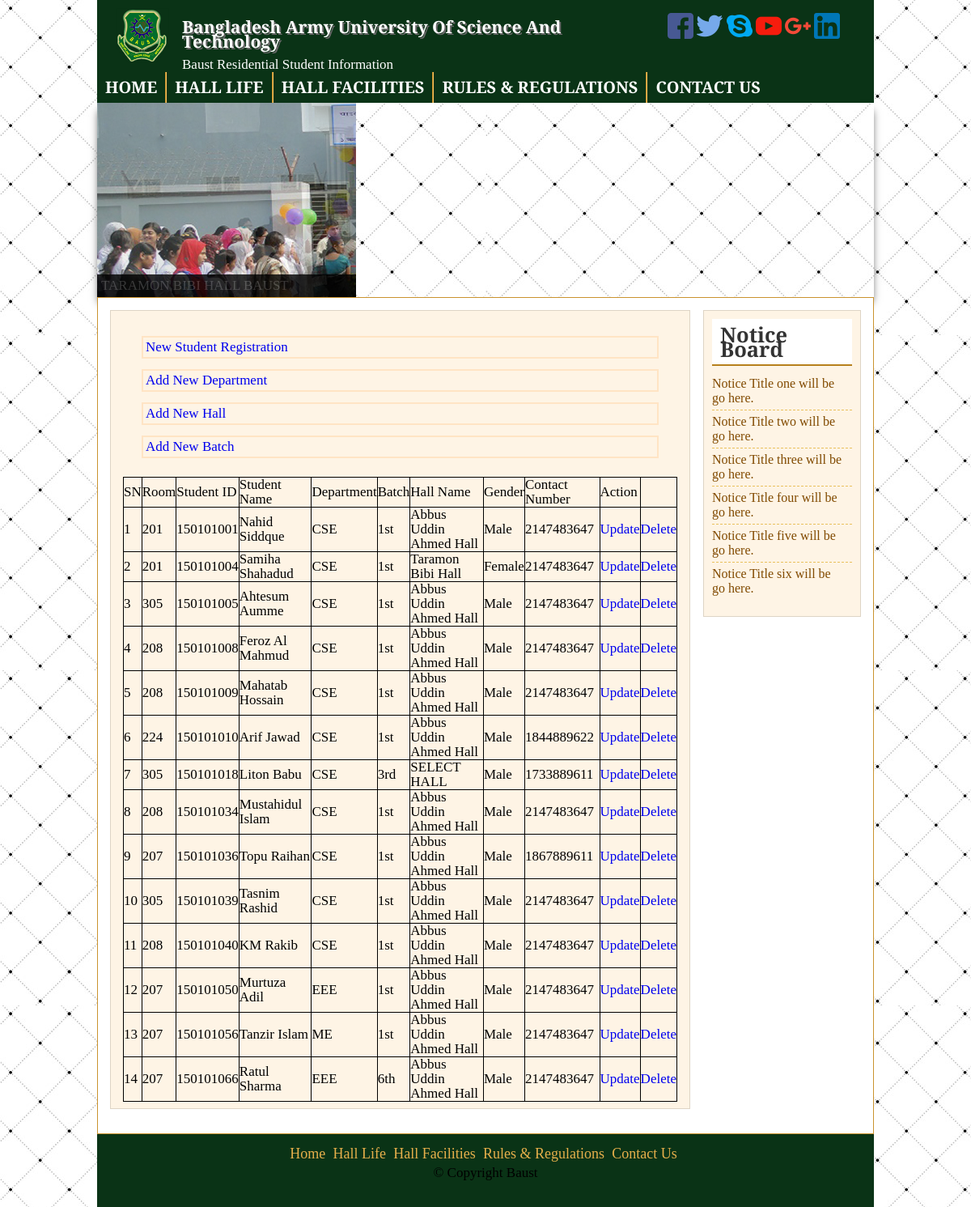
The app's page /admin.php with its own data.
### tables this page shows
CREATE TABLE IF NOT EXISTS `mydb` (
  `room_no` int(4) NOT NULL,
  `student_id` int(9) NOT NULL,
  `student_name` varchar(30) NOT NULL,
  `department` varchar(20) NOT NULL,
  `batch` varchar(10) NOT NULL,
  `hall_name` varchar(30) NOT NULL,
  `gender` varchar(10) NOT NULL,
  `phone_number` int(13) NOT NULL,
  `address` varchar(100) NOT NULL,
  `id` int(11) NOT NULL AUTO_INCREMENT,
  PRIMARY KEY (`id`)
);

### admin.php (the view, shortened to what this page needs)
<!DOCTYPE html>
<html>
<head>
<link rel="stylesheet" href="css/nivo-slider.css" type="text/css" media="screen" />
<link rel="stylesheet" type="text/css" href="style.css">
</head>
<body>
<div class="headersection templete clear">
<div class="logo">
	<img src="images/logo.png" alt="Logo"/>
	<h2>Bangladesh Army University Of Science And Technology</h2>
	<p>Baust Residential Student Information</p>
</div>
<div class="social">
	<a href="#"><img src="images/social/facebook.png" alt="Facebook"/></a>
	<a href="#"><img src="images/social/twitter.png" alt="Twitter"/></a>
	<a href="#"><img src="images/social/skype.png" alt="Skype"/></a>
	<a href="#"><img src="images/social/youtube.png" alt="youtube"/></a>
	<a href="#"><img src="images/social/googleplus.png" alt="Googleplus"/></a>
	<a href="#"><img src="images/social/linkedin.png" alt="LinkedIn"/></a>
</div>
</div>
<div class="navsection templete clear">
<ul>
	<li><a href="admin.php">HOME</a></li>
	<li><a href="halllife.php">HALL LIFE</a></li>
	<li><a href="facilities.php">HALL FACILITIES</a></li>
	<li><a href="rules.php">RULES & REGULATIONS</a></li>
	<li><a href="contact.php">CONTACT US</a></li>
</ul>
</div>
<div class="slidersection templete clear">
	<div id="slider">
           <a href="#"><img src="images/slideshow/01.jpg" alt="nature 1" title="ABBUS UDDIN AHMED HALL BAUST" /></a>
        </div>
</div>
<div class="contentsection contemplete clear">
	<div class="maincontent clear meee">
			        	<ul>
			        		<li class="btn mybtn"><a class="btn btn-success" href="registration.php">New Student Registration</a></li>
			        		<li class="btn mybtn"><a class="btn btn-success" href="dept.php">Add New Department</a></li>
			        		<li class="btn mybtn"><a class="btn btn-success" href="hall.php">Add New Hall</a></li>
			        		<li class="btn mybtn"><a class="btn btn-success" href="batch.php">Add New Batch</a></li>
			        	</ul>
			<?php
			include 'db_connect.php';
			    $sql = "SELECT * FROM mydb ORDER BY student_id ASC";
			    $query = mysqli_query($con,$sql);
				$count = mysqli_num_rows($query);
			    if ($count  != 0 ) {
			    while ($row = mysqli_fetch_assoc($query))
			    {
			        $student_detail[] = $row;
			    }
			    $i = 0;
			?>
			<table class="table">
				<tr class="success">
					<td>SN</td>
					<td>Room</td>
					<td>Student ID</td>
					<td>Student Name</td>
					<td>Department</td>
					<td>Batch</td>
					<td>Hall Name</td>
					<td>Gender</td>
					<td>Contact Number</td>
					<td>Action</td>
				</tr>
				<?php foreach ($student_detail as $studest) {
				        $i = $i+1;
				    ?>
				<tr>
					<td><?php echo $i; ?></td>
					<td><?php echo $studest['room_no']; ?></td>
					<td><?php echo $studest['student_id']; ?></td>
					<td><?php echo $studest['student_name']; ?></td>
					<td><?php echo $studest['department']; ?></td>
					<td><?php echo $studest['batch']; ?></td>
					<td><?php echo $studest['hall_name']; ?></td>
					<td><?php echo $studest['gender']; ?></td>
					<td><?php echo $studest['phone_number']; ?></td>
					<td>
						<a href="update.php?id=<?php echo $studest['student_id']; ?>">Update</a>
					</td>
					<td>
					<a href="delete.php?id=<?php echo $studest['student_id']; ?>">Delete</a>
					</td>
				</tr><?php }} ?>
			</table>
	</div>
	<div class="sidebar clear">
		<div class="samesidebar clear">
			<h2>Notice Board</h2>
		<ul>
			<li><a href="ntc1.php">Notice Title one will be go here.</a></li>
			<li><a href="ntc1.php">Notice Title two will be go here.</a></li>
			<li><a href="ntc1.php">Notice Title three will be go here.</a></li>
			<li><a href="ntc1.php">Notice Title four will be go here.</a></li>
			<li><a href="ntc1.php">Notice Title five will be go here.</a></li>
			<li><a href="ntc1.php">Notice Title six will be go here.</a></li>
		</ul>
		</div>
	</div>
</div>
<div class="footersection templete clear">
<div class="footermenu">
<ul>
	<li><a href="admin.php">Home</a></li>
	<li><a href="halllife.php">Hall Life</a></li>
	<li><a href="facilities.php">Hall Facilities</a></li>
	<li><a href="rules.php">Rules & Regulations</a></li>
	<li><a href="contact.php">Contact Us</a></li>
</ul>
</div>
<p>&copy; Copyright Baust</p>
</div>
</body>
</html>

### css/nivo-slider.css (style rules this page uses)
.nivoSlider { position:relative; }
.nivoSlider a.nivo-imageLink { position:absolute; top:0px; left:0px; width:100%; height:100%; border:0; padding:0; margin:0; z-index:60; display:none; }

### style.css (style rules this page uses)
* { margin:0;padding:0;outline:0;text-decoration: none; }
body { font-family: 'Source Serif Pro', serif; font-size:17px; line-height:18px; color:#000;background:url(images/bg.jpg)repeat fixed 0 0 #fff; }
.templete { width:960px;margin:0 auto; }
.contemplete { margin:0 auto; width:928px; }
.clear { overflow:hidden; }
.headersection { background:#0A3316 none repeat scroll 0 0; color:#fff; }
.logo { width:675px; float:left; }
.logo img { float: left; margin-right:15px; padding-bottom:10px; padding-left:20px; padding-top:10px; width:70px; }
.logo h2 { font-size: 21px; margin-bottom:11px; margin-top:24px; color:#fff; text-shadow: 2px 2px 0 #666; }
.social { float: right; padding-top: 16px; width: 255px; }
.social img { width:32px; }
.navsection { background: none repeat scroll 0 0 #0A3316; min-height:38px; }
.navsection ul { margin:0;padding:0;list-style:none; }
.navsection ul li { border-left:1px solid #fdc662; border-right:1px solid #c18a26; display:block; float:left; position:relative; }
.navsection ul li:first-child { border-left:0px solid #fdc662; }
.navsection ul li:last-child { border-right:0px solid #c18a26; }
.navsection ul li a { color:#fff; display:block; font-size:20px; font-weight:bold; padding:10px; text-decoration:none; }
.slidersection { box-shadow: 0 8px 10px -2px #555; }
.contentsection { background:#ffffff none repeat scroll 0 0; border:1px solid #ca932f; padding:15px; }
.maincontent { background:#fef4e5 none repeat scroll 0 0; border:1px solid #ded4c5; float: left; margin:0px 15px 15px 0; padding:8px 15px; width:685px; }
.sidebar { background:#fef4e5 none repeat scroll 0 0; border:1px solid #ded4c5; float:right; margin-bottom:15px; margin-top:0; padding:10px; width:173px; }
.samesidebar { margin-bottom:10px; }
.samesidebar h2 { background:#fff none repeat scroll 0 0; border-bottom:2px solid #b7801c; color:#333; margin-bottom:8px; padding:10px; }
.samesidebar ul { padding:0;margin:0;list-style:none; }
.samesidebar ul li { border-bottom:1px dashed #e9c05c; font-size:16px; padding:5px 8px 5px 0; }
.samesidebar ul li:last-child { border-bottom:0px dashed #e9c05c; }
.samesidebar ul li a { color:#814a00; text-decoration:none; }
.footersection { height:90px;background:#0A3316;text-align:center; }
.footermenu { margin-top:15px; margin-bottom:5px; }
.footermenu ul { padding:0;margin:0;list-style:none;text-align:center; }
.footermenu ul li { display:inline-block; }
.footermenu ul li a { color:#e6af4b; font-size:18px; margin-right:5px; }
table { border-collapse: collapse; }
table, th, td { border: 1px solid black; }
.meee > ul { list-style: none; display: block; padding: 10px; }
.mybtn { list-style: none; padding: 3px; margin: 13px; border: 2px solid bisque; }

### records on screen
mydb: room_no "201", student "150101001", student_name "Nahid Siddque", department "CSE", batch "1st", hall_name "Abbus Uddin Ahmed Hall", gender "Male", phone_number "2147483647"
mydb: room_no "201", student "150101004", student_name "Samiha Shahadud", department "CSE", batch "1st", hall_name "Taramon Bibi Hall", gender "Female", phone_number "2147483647"
mydb: room_no "305", student "150101005", student_name "Ahtesum Aumme", department "CSE", batch "1st", hall_name "Abbus Uddin Ahmed Hall", gender "Male", phone_number "2147483647"
mydb: room_no "208", student "150101008", student_name "Feroz Al Mahmud", department "CSE", batch "1st", hall_name "Abbus Uddin Ahmed Hall", gender "Male", phone_number "2147483647"
mydb: room_no "208", student "150101009", student_name "Mahatab Hossain", department "CSE", batch "1st", hall_name "Abbus Uddin Ahmed Hall", gender "Male", phone_number "2147483647"
mydb: room_no "224", student "150101010", student_name "Arif Jawad", department "CSE", batch "1st", hall_name "Abbus Uddin Ahmed Hall", gender "Male", phone_number "1844889622"
mydb: room_no "305", student "150101018", student_name "Liton Babu", department "CSE", batch "3rd", hall_name "SELECT HALL", gender "Male", phone_number "1733889611"
mydb: room_no "208", student "150101034", student_name "Mustahidul Islam", department "CSE", batch "1st", hall_name "Abbus Uddin Ahmed Hall", gender "Male", phone_number "2147483647"
mydb: room_no "207", student "150101036", student_name "Topu Raihan", department "CSE", batch "1st", hall_name "Abbus Uddin Ahmed Hall", gender "Male", phone_number "1867889611"
mydb: room_no "305", student "150101039", student_name "Tasnim Rashid", department "CSE", batch "1st", hall_name "Abbus Uddin Ahmed Hall", gender "Male", phone_number "2147483647"
mydb: room_no "208", student "150101040", student_name "KM Rakib", department "CSE", batch "1st", hall_name "Abbus Uddin Ahmed Hall", gender "Male", phone_number "2147483647"
mydb: room_no "207", student "150101050", student_name "Murtuza Adil", department "EEE", batch "1st", hall_name "Abbus Uddin Ahmed Hall", gender "Male", phone_number "2147483647"
mydb: room_no "207", student "150101056", student_name "Tanzir Islam", department "ME", batch "1st", hall_name "Abbus Uddin Ahmed Hall", gender "Male", phone_number "2147483647"
mydb: room_no "207", student "150101066", student_name "Ratul Sharma", department "EEE", batch "6th", hall_name "Abbus Uddin Ahmed Hall", gender "Male", phone_number "2147483647"
